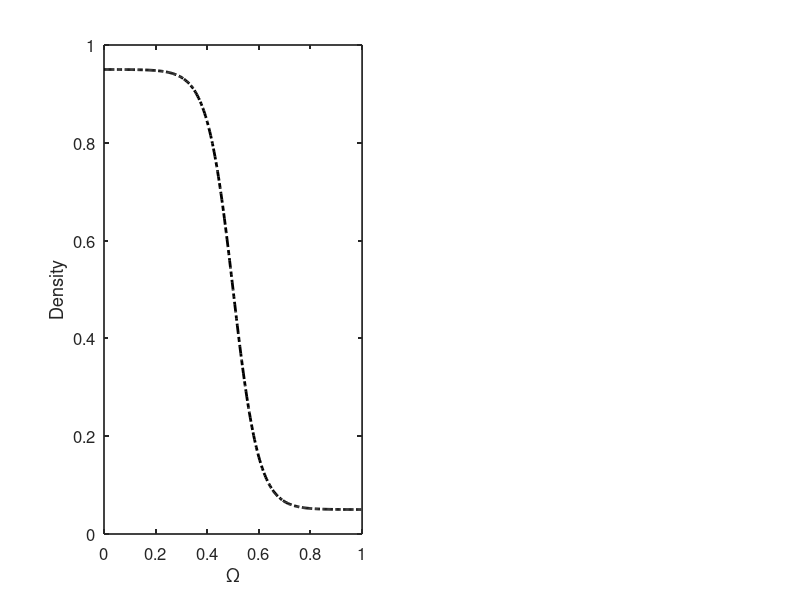

Recreate this plot in MATLAB. (Note: this script raises an error after producing the figure.)
tic
%% Numerical method parameters
L = 1; % working on [0,L]
N = 300; % N+1 grid points
delta = L/N;  % spatial discretization parameter
%% Function definitions
P_fun = @(x, p_0, p_1) p_0 + p_1.*x;
alpha_p = @(alpha, alpha_s, p) alpha + alpha_s.*p;
J_F_fun = @(x, a, sigma_F) 1./(pi*sigma_F*(1+((x-a).^2)/sigma_F^2));%exp( -( (a-x).^2)/(2*sigma_F^2) )/(sqrt(2*pi*sigma_F^2));
W_fun = @(x, a, sigma_W) 1./(pi*sigma_W*(1+((x-a).^2)/sigma_W^2));%exp( -( (a-x).^2 )/(2*sigma_W^2) )/(sqrt(2*pi*sigma_F^2));
phi = @(f_0_fun, f_1, g, t_2_fun, s_2) f_0_fun + (f_1-f_0_fun)./(1 + exp(-(g-t_2_fun)/s_2));
%% Model parameters (values from PNAS paper)
p_left=0;
p_right=1;
p_0=p_left;
p_1=(p_right-p_left)/L;

alpha = 0.5;
alpha_s = 1.25;

f_0_ref = 0.1;
f_1_ref = 0.9;
t_2_ref = 0.4;
s_2 = 0.05;% s_2's standard value is 0.05

disp = 0.1;
%disp = fliplr(disp);
branches = 1;
sol_norm = zeros(branches,length(disp)); error = zeros(branches,length(disp));
principal_eig = zeros(branches,length(disp));
error_tolerance = 1e-10; % for the nonlinear solver
fig_count = 0;
for jj = 1:branches % 1 for high grass IC, 2 for low grass IC,
    % 4 for mixed spatial stripes between the two species, 3 for a sigmoidal transition
    for count = 1:length(disp)
        fig_count = fig_count + 1;
        sigma_F = disp(count); % seed dispersal radius forest trees
        sigma_W = disp(count);%disp(count); % fire spread radius
        %% Set up the initial distributions of the cover types on the grid
        if jj == 4 && count == 1
            G = 1-0.05*(1+cos(12*pi*(0:delta:L)));
        elseif jj == 10 %&& count == 1
            G = 0.05*(1+cos(2*pi*(0:delta:L)));
        elseif jj == 2 && count == 1
            G = 0.15*(1 + cos(4*pi*(0:delta:L)) + sin(6*pi*(0:delta:L)) );
        elseif jj == 1 && count == 1
            G = phi(0.95, 0.05, 0:delta:L, 0.5, 0.05); % front pinned branch first
        elseif jj == 3 && count == 1
            G = phi(0.95, 0.6, 0:delta:L, 0.55, 0.15); % trying to find unstable branch connecting saddles
        elseif jj == 2 %&& count == 1
            G = 0.2 -0.1*(0:delta:L);%.*(1+cos(12*pi*(0:delta:L)));
        end
        %% plot the initial condition for this simulation
        figure(fig_count);
        subplot(1,2,1), plot(0:delta:L,G,'-.k','LineWidth',2);
        hold on;
        xlim([0 L]); ylim([0 1]);
        set(gca,'linewidth',1.25); set(gca,'FontSize',18);
        xlabel('\Omega'); ylabel('Density');
        set(gca,'linewidth',1.25); set(gca,'FontSize',12); hold on;
        %% set up the spatial grid and pre calculate the convolution matrices
        X = 0:delta:L;
        X_L = X-L;
        X_L = X_L(1,1:end-1);
        X_R = X+L;
        X_R = X_R(1,2:end);
        temp_normalise = ones(1,N+1);
        % Save tempW matrices to avoid computing them again
        tempW = ones(N+1,3*N+1);
        Trap = ones(1,3*N+1);
        Trap(1,3*N+1)=0.5;
        Trap(1,1)=0.5;
        for i = 1:N+1
            tempW(i,:) =  W_fun([X_L X X_R],(i-1)*delta,sigma_W);
            temp_normalise(1,i) = sum(tempW(i,:))*delta;
        end
        C_W = max(temp_normalise);
        % Compute the birth and mortality matrices as a function of rainfall
        P_grad = P_fun(X,p_0,p_1); % compute the rainfall gradient along the x-axis
        alpha_grad = alpha_p(alpha, alpha_s, P_grad);
        tempF = ones(N+1,3*N+1);
        temp_normalise_F = ones(1,N+1);
        %% pre-calculate the convolution matrices
        for k = 1:N+1
            tempF(k,:) = J_F_fun([X_L X X_R],(k-1)*delta,sigma_F);
            temp_normalise_F(1,k) = sum(tempF(k,:))*delta;
        end
        C_F = max(temp_normalise_F);
        %% Solve the nonlinear problem f(x) = 0 for the equilibrium solution
        % first version is the "reflecting" boundary condition
        %f = @(x) - alpha_grad.*((delta*sum( tempF.*(1 - repmat([fliplr(x(1:N)) x fliplr(x(2:N+1))],N+1,1)).*Trap, 2))'/C_F).*x + ...
        %    phi(f_0_ref, f_1_ref, ((delta*sum( tempW.*(repmat([fliplr(x(1:N)) x fliplr(x(2:N+1))],N+1,1)).*Trap, 2))'/C_W), t_2_ref, s_2).*(1-x);
        % second version is the "open" boundary condition, try squaring argument to
        % fix boundary issue re. staying in [0,1]
        f = @(x) - alpha_grad.*((delta*sum( tempF.*(repmat([fliplr(0*x(1:N)) 1-x 0*fliplr(x(2:N+1))],N+1,1)).*Trap, 2))'/C_F).*(x) + ...
            phi(f_0_ref, f_1_ref, ((delta*sum( tempW.*((repmat([0*fliplr(x(1:N)) x 0*fliplr(x(2:N+1))],N+1,1))).*Trap, 2))'/C_W), t_2_ref, s_2).*(1-x);
        options = optimoptions('fsolve','Display','none','OptimalityTolerance',...
            error_tolerance,'StepTolerance',error_tolerance);
        [G,fval,exitflag,output,jacobian] = fsolve(f,G,options); % use previous solution value as initial guess for nonlinear solve
        % store the relative error for analysis later
        error(jj,count) = delta*trapz(abs(fval));
        sol_norm(jj,count) = delta*trapz(G); % calculate L^1 norm of the solution
        %%
        figure(fig_count);
        % fancy plot can be commented out normally
        area(0:delta:L,ones(1,N+1),'LineWidth',1.5,'FaceColor',[0 0.39 0]); % fancy plot
        hold on; % fancy plot
        area(0:delta:L,G,'LineWidth',1.5,'FaceColor',[0.565 0.933 0.565]); % fancy plot
        %subplot(1,2,1), plot(0:delta:L,G,'-.b','LineWidth',2);
        xlim([0 L]); ylim([0 1]);
        xlabel('\Omega'); ylabel('Density');
        %legend('Forest','Grass');
        set(gca,'linewidth',1.25); set(gca,'FontSize',18);
        %legend('IC','final soln');
        %title(['\sigma = ',num2str(disp(count)),' and L^1 error = ',num2str(error(jj,count))]);
        z = eig(jacobian);
        principal_eig(jj,count) = max(real(z));
        %subplot(1,2,2), scatter(real(z),imag(z));
        %xlim([min(real(z))-0.05 max(real(z))+0.05]);
        %ylim([min(imag(z))-0.025 max(imag(z))+0.025]);
        %title(['Principal eigenvalue: ',num2str(max(real(z)))]);
        %hold on;
        %subplot(1,2,2), xline(0,'-.r','LineWidth',2);
    end
end
%% Plot the L^1 norm of the solution versus the dispersal parameter sigma
figure(100);
hold on;
L1_tolerance = 1e-4;
for i = 1:branches
    for j = 1:length(disp)
        if principal_eig(i,j) < 0 && error(i,j) < L1_tolerance
            scatter(disp(j),sol_norm(i,j),'b','filled');
        elseif principal_eig(i,j) < 0 && error(i,j) > L1_tolerance
            scatter(disp(j),sol_norm(i,j),'r','filled');
        elseif principal_eig(i,j) > 0 && error(i,j) > L1_tolerance
            scatter(disp(j),sol_norm(i,j),'r');
        else 
            scatter(disp(j),sol_norm(i,j),'b');
        end
    end
end
hold on;
xlabel('\sigma');
ylabel('|G|');
xlim([0 0.25]);
ylim([0 1.05]);
yticks([0 0.2 0.4 0.6 0.8 1]);
set(gca,'linewidth',2);
set(gca,'FontSize',15);
%%
toc




